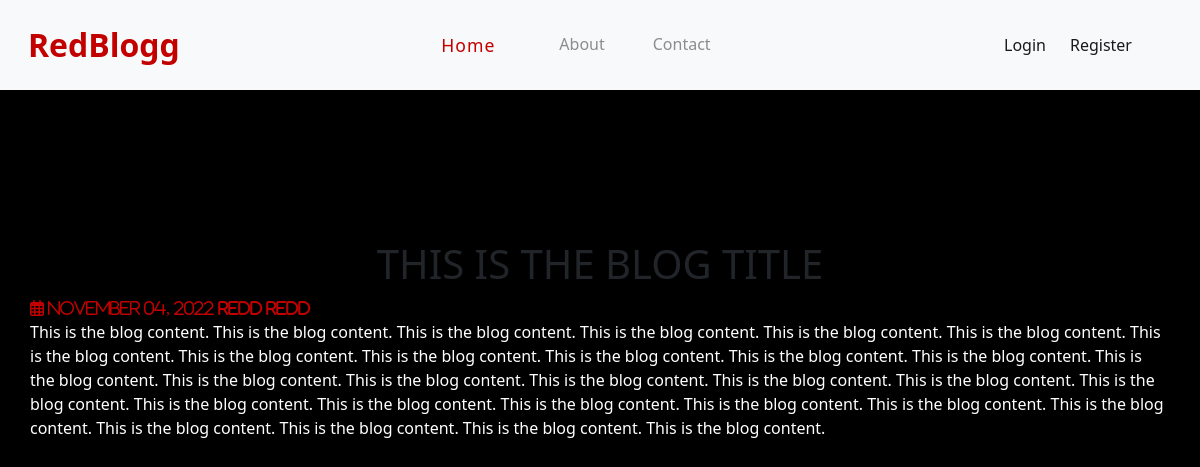
/post/1, run on the app's committed database.
### blog/models.py (models this page shows, shortened)
class Post(db.Model):
    id = db.Column(db.Integer, primary_key=True)
    title = db.Column(db.String(200), nullable=False)
    text = db.Column(db.Text, nullable=False)
    date_created = db.Column(db.DateTime(timezone=True), default=func.now())
    author = db.Column(db.Integer, db.ForeignKey(
        'user.id', ondelete="CASCADE"), nullable=False)
    comments = db.relationship('Comment', backref='post', passive_deletes=True)
    likes = db.relationship('Like', backref='post', passive_deletes=True)

class User(db.Model, UserMixin):
    id = db.Column(db.Integer, primary_key=True)
    email = db.Column(db.String(150), unique=True)
    firstname = db.Column(db.String(150))
    lastname = db.Column(db.String(150))
    password = db.Column(db.String(150))
    date_created = db.Column(db.DateTime(timezone=True), default=func.now())
    posts = db.relationship('Post', backref='user', passive_deletes=True)
    comments = db.relationship('Comment', backref='user', passive_deletes=True)
    likes = db.relationship('Like', backref='user', passive_deletes=True)

### blog/routes.py (the view)
@app.route("/post/<int:id>")
def single_post(id):
    posts = Post.query.get_or_404(id)
    return render_template ("post.html", posts=posts)

### blog/templates/post.html (shortened to what this page needs)
{% extends "base.html" %}
{% block content %}
<form method="POST" enctype="multipart/form-data">
<main>
    <article id="popular-news">
        <div id="events">
            <h1 align="center" style="text-transform: uppercase;">{{posts.title}}</h1>
            <i class="far fa-calendar-alt">  {{posts.date_created.strftime('%B %d, %Y')}}</i>
            <i class="fa-solid fa-ring-diamond">{{ posts.user.firstname }} {{ posts.user.lastname }}</i>
            <br>
            <div style="color: white;">
              {{ posts.text|safe }}
            </div>
        </div>
    </article>
</main>
</form>
{% endblock %}

### blog/static/style.css (style rules this page uses)
:root { --accent-color:#c30000; }
* { margin:0; padding:0; box-sizing:border-box; text-decoration: none !important; }
body { background-color: #000; }
i { color: var(--accent-color); }

### data on the page
Post: title "THIS IS THE BLOG TITLE", date_created "November 04, 2022", text "This is the blog content. This is the blog content. This is the blog content. This is the blog content. This is the blog content. This is the blog content. This is the blog content. This is the blog content. This is the blog content. This is the blog content. This is the blog content. This is the blog content. This is the blog content. This is the blog content. This is the blog content. This is the blog content. This is the blog content. This is the blog content. This is the blog content. This is the blog content. This is the blog content. This is the blog content. This is the blog content. This is the blog content. This is the blog content. This is the blog content. This is the blog…"
User: user.firstname "redd", user.lastname "redd"
